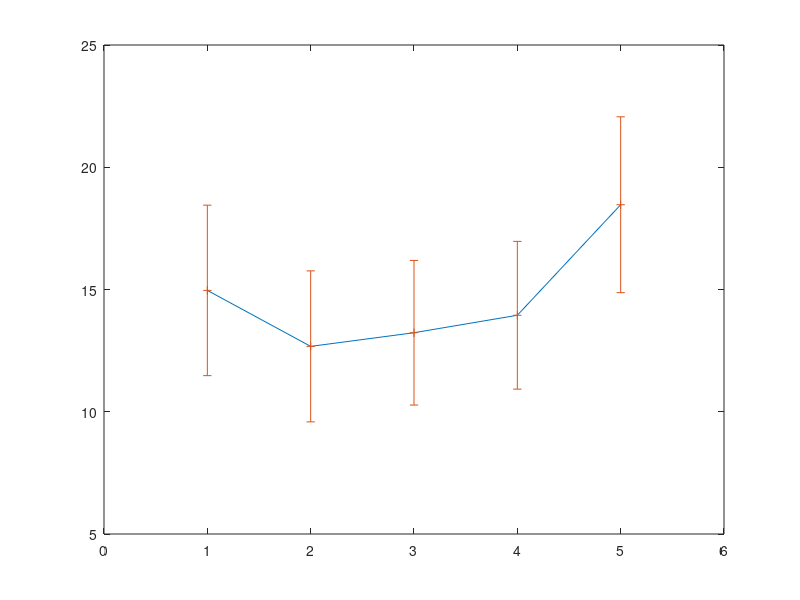

This chart was generated by the following MATLAB code:
clc; clear all;

a = [0.147826087	0               0.243478261     0.3             1
    0.064220183     0               0.224770642     0.385321101     1
    0.154727794     0               0.481375358     0.593123209     1
    1               0               0.097345133     0.230088496     0.477876106
    0.617801047     0               0.230366492     0.047123267     1
    0.378612127     0.141618276     0               0.109826419     1
    0.532994924     0               0.058375635     0.147208122     1
    1               0.593869732     0               0.206896552     0.743295019
    0.383561644     0.143835616     0.034246575     0               1
    0               0.09623431      0.376569038     0.640167364     1
];

a = [1.893838357	0.986929848	2.48066151	2.827420646	7.121899173
6.412664341	6.0370271	7.351757446	8.29085055	11.88623558
17.41107248	15.96683605	20.46001605	21.50307569	25.30088259
11.57866524	5.52130796	6.110962209	6.915036183	8.41597427
13.5891287	10.44497735	11.61737277	10.6848	15.53423928
21.37323003	19.18247395	17.87336361	18.88859204	27.1173
39.16532905	33.54735152	34.16265383	35.09898341	44.08774746
23.7011248	20.86234601	16.71130155	18.15747188	21.90680236
9.297355063	8.362276249	7.934811648	7.801228961	11.70184344
5.21111705	5.825761625	7.616247996	9.299839658	11.5980759
];

x=1:5;
y = mean(a);
for i = 1 : 5
L(i) = std(a(:,i))/sqrt(10);
end
plot(x,y)
hold on ;
h = errorbar(x,y,L,L,'+') ;
hold off ;